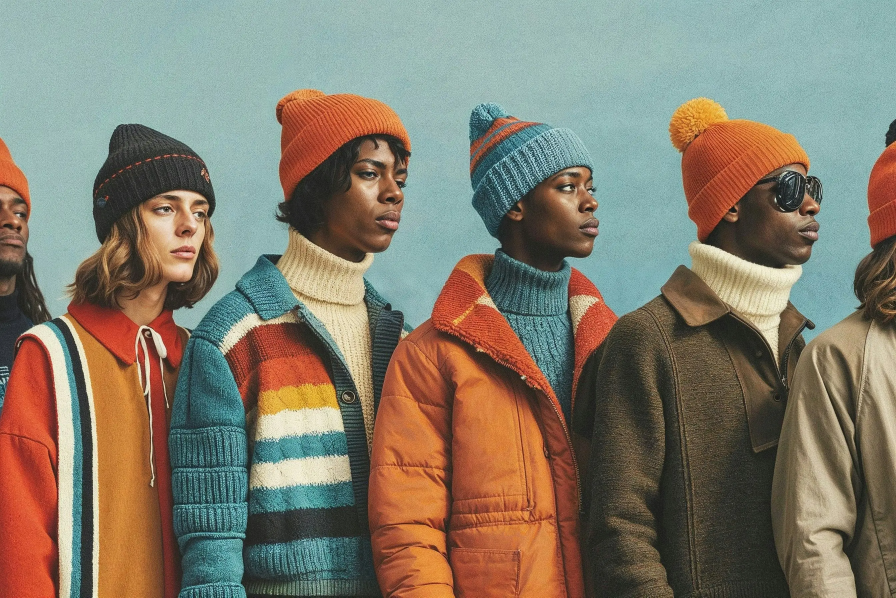
#> input picture assets/images/content/Coordinated Winte.webp, 2688 x 1792 px, given in place of background-hero.webp, which was not available (shown at 1/3 size)
$ python prepare-images.py
#> lines starting #> are read from the running program, lines starting #| are printed output that depends on the picture
"""Generate responsive WebP thumbnails and their Jekyll lookup table."""
import json
from pathlib import Path

import yaml
from PIL import Image, ImageOps

ROOT = Path(__file__).resolve().parents[1]
OUTPUT = ROOT / "assets/images/responsive"
OUTPUT.mkdir(parents=True, exist_ok=True)
sources = set()
for folder in ROOT.glob("_*"):
    if folder.is_dir() and folder.name != "_site":
        for page in folder.glob("*.md"):
            parts = page.read_text(encoding="utf-8").split("---", 2)
            if len(parts) == 3 and not parts[0].strip():
                metadata = yaml.safe_load(parts[1]) or {}
                source = metadata.get("thumbnail_webp") or metadata.get("thumbnail")
                if source and source.startswith("/assets/"):
                    sources.add(source)

manifest = {}
for source in sorted(sources):
    path = ROOT / source.lstrip("/")
    with Image.open(path) as original:
        image = ImageOps.exif_transpose(original).convert("RGB")
        variants = []
        for width in (400, 800, 1200):
            if width > image.width:
                continue
            target = OUTPUT / f"{path.stem}-{width}.webp"
            image.resize((width, round(image.height * width / image.width)), Image.Resampling.LANCZOS).save(target, quality=80, method=6)
            variants.append({"url": "/" + target.relative_to(ROOT).as_posix(), "width": width})
        if variants:
            manifest[source] = variants

for theme in ("background-hero", "background-hero-dark"):
    with Image.open(ROOT / f"assets/images/content/{theme}.webp") as image:
#> image is the input picture: PIL image 2688x1792 RGB; mean R, G, B 131.3, 123.9, 108.1
        for width in (800, 1600):
            image.resize((width, round(image.height * width / image.width)), Image.Resampling.LANCZOS).save(OUTPUT / f"{theme}-{width}.webp", quality=78, method=6)
#> this loop made 2 passes
#> pass 1, `image.resize((width, round(image.height * width / image.width)), Image..`:
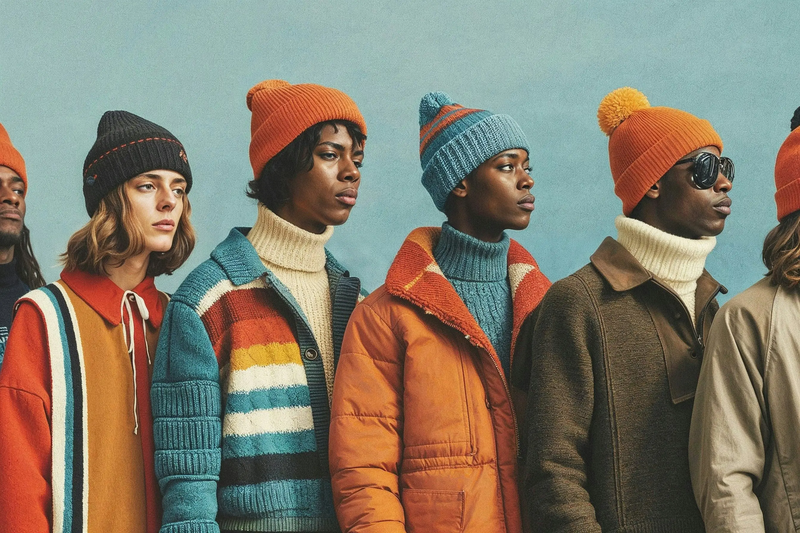
#> saved as background-hero-800.webp: PIL image 800x533 RGB; mean R, G, B 131.3, 123.9, 108.1
#> pass 2 of the loop `for theme in ("background-hero", "background-hero-dark"):`:
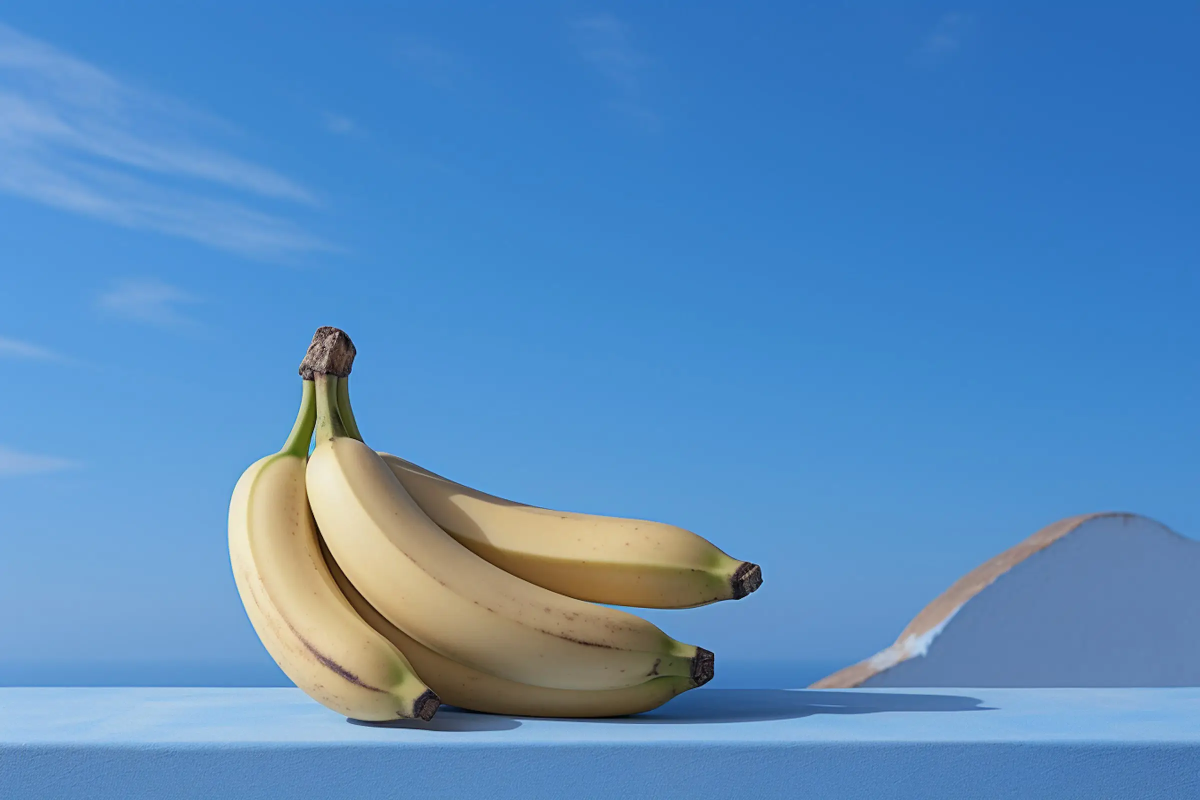
#> input picture assets/images/content/Fresh Bananas on a Blue Tabletop.webp, 2400 x 1600 px, given in place of background-hero-dark.webp, which was not available (shown at 1/2 size)
#> image is the input picture: PIL image 2400x1600 RGB; mean R, G, B 88, 140.2, 191
#> the loop `for width in (800, 1600):` made 2 passes
#> pass 1, `image.resize((width, round(image.height * width / image.width)), Image..`:
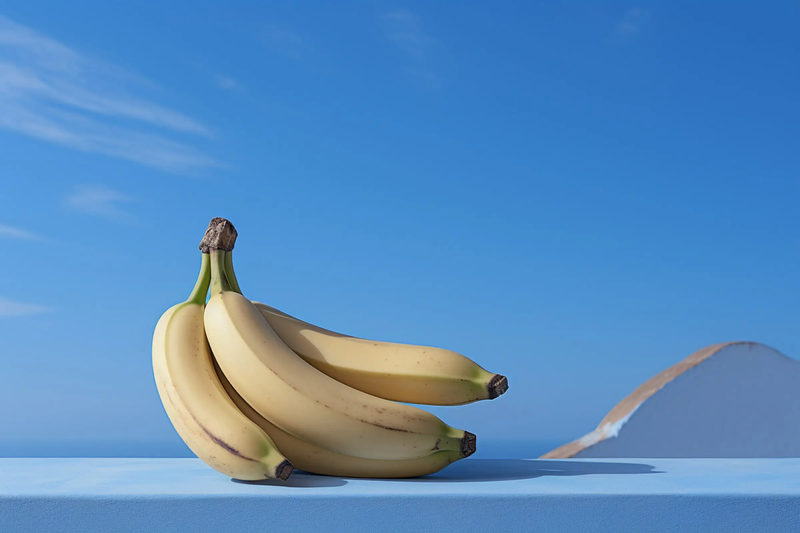
#> saved as background-hero-dark-800.webp: PIL image 800x533 RGB; mean R, G, B 88, 140.2, 191

(ROOT / "_data/responsive_images.json").write_text(json.dumps(manifest, indent=2) + "\n", encoding="utf-8")
print(f"Prepared responsive thumbnails for {len(manifest)} images.")
